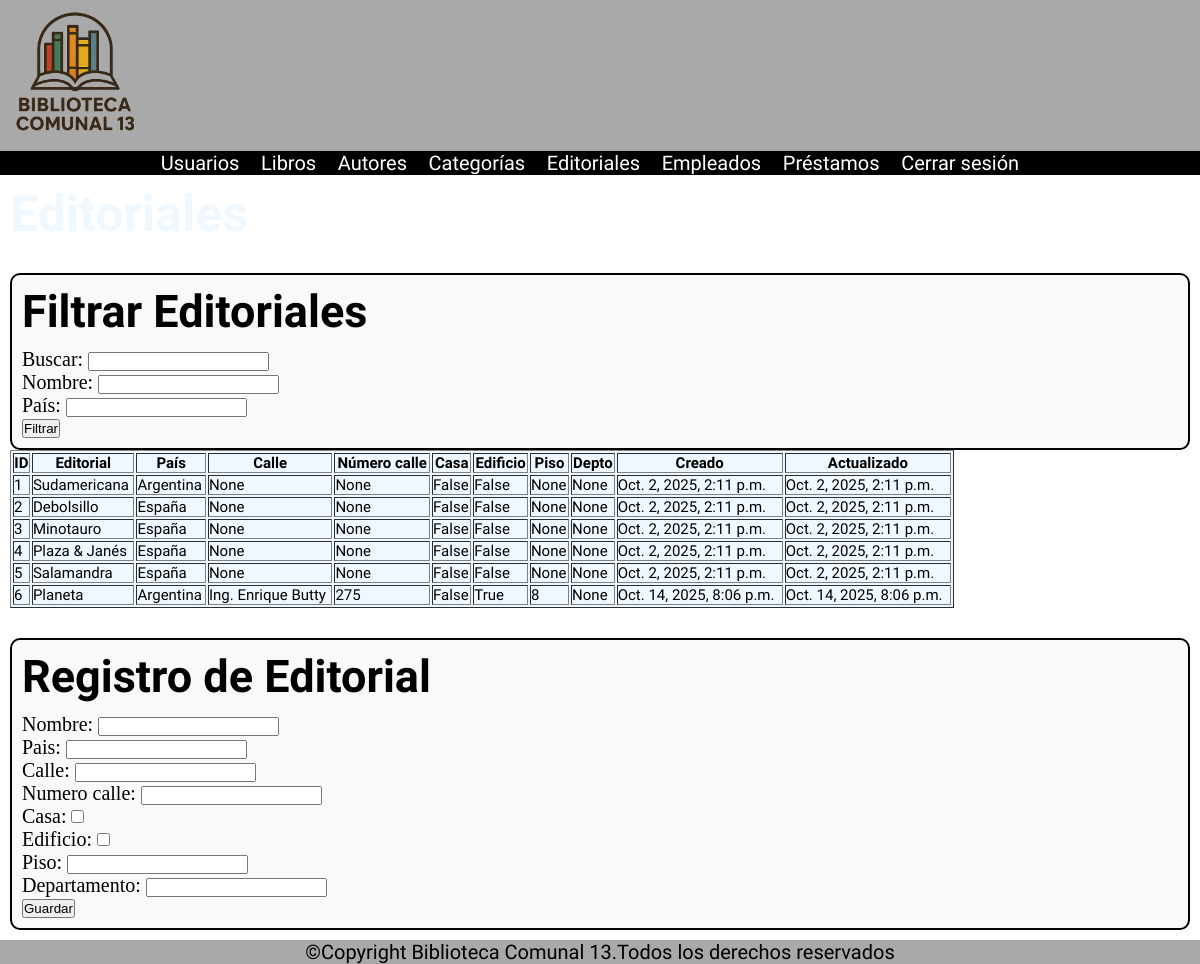
Page /editoriales/lista/ on the committed database.
### apps/editoriales/models.py (models this page shows, shortened)
class Editorial(models.Model):
    nombre = models.CharField(max_length=100, null=False, blank=False, db_column='nombre_editorial')
    pais = models.CharField(max_length=50, db_column='pais_editorial')
    calle = models.CharField(max_length=100, db_column='calle_editorial', null=True, blank=True)
    numero_calle = models.IntegerField(db_column='numero_calle_editorial', null=True, blank=True)
    casa = models.BooleanField(default=False, db_column='casa_editorial')
    edificio = models.BooleanField(default=False, db_column='edificio_editorial')
    piso = models.CharField(max_length=10, db_column='piso_editorial', null=True, blank=True)
    departamento = models.CharField(max_length=10, db_column='departamento_numero_casa_editorial', null=True, blank=True)
    created_at = models.DateTimeField(auto_now_add=True)
    updated_at = models.DateTimeField(auto_now=True)

### apps/editoriales/views.py (the view, shortened to what this page needs)
# urls.py: path('lista/',lista_editoriales,name='lista_editoriales')
def lista_editoriales(request):
    filtro_form = FiltroEditorialForm(request.GET or None)
    editoriales = Editorial.objects.all()
    if request.method == 'POST':
        form = EditorialForm(request.POST)
        if form.is_valid():
            form.save()
            return redirect('lista_editoriales')
    else:
        form = EditorialForm()
    return render(request, 'editoriales.html', {'form': form, 'editoriales': editoriales, 'filtro_form': filtro_form})

### apps/editoriales/forms.py
class EditorialForm(forms.ModelForm):
    class Meta:
        model = Editorial
        fields = '__all__'

class FiltroEditorialForm(forms.Form):
    q = forms.CharField(label='Buscar', required=False)
    nombre = forms.CharField(label='Nombre', required=False)
    pais = forms.CharField(label='País', required=False)

### templates/editoriales.html (shortened to what this page needs)
{% load static %}
<!DOCTYPE html>
<html lang="en">
<head>
    <link rel="stylesheet" href="{% static 'css/styles.css' %}">
</head>
<body>
  <header>
    <img src="{% static './multimedia/logo_BC13.png' %}" width="150">
  </header>
  <nav class="nav__flex font__white">
    <ul class="bona-nova-sc-regular">
      <li><a href="{% url 'lista_usuarios' %}">Usuarios</a></li>
      <li><a href="{% url 'lista_libros' %}">Libros</a></li>
      <li><a href="{% url 'lista_autores' %}">Autores</a></li>
      <li><a href="{% url 'lista_categorias' %}">Categorías</a></li>
      <li><a href="{% url 'lista_editoriales' %}">Editoriales</a></li>
      <li><a href="{% url 'lista_empleados' %}">Empleados</a></li>
      <li><a href="{% url 'lista_prestamos' %}">Préstamos</a></li>
      <li><a href="{% url 'index' %}">Cerrar sesión</a></li>
    </ul>
  </nav>
  <main>
    <h1 class="bona-nova-sc-bold font__white">Editoriales</h1>
    <div class="register__alldata">
      <h2 class="bona-nova-sc-bold">Filtrar Editoriales</h2>
      <form method="get">
          {{ filtro_form.as_p }}
          <button type="submit">Filtrar</button>
      </form>
    </div>
    <table border="1" class="bona-nova-sc-regular">
  <thead>
    <tr>
      <th><strong>ID</strong></th>
      <th><strong>Editorial</strong></th>
      <th><strong>País</strong></th>
      <th><strong>Calle</strong></th>
      <th><strong>Número calle</strong></th>
      <th><strong>Casa</strong></th>
      <th><strong>Edificio</strong></th>
      <th><strong>Piso</strong></th>
      <th><strong>Depto</strong></th>
      <th><strong>Creado</strong></th>
      <th><strong>Actualizado</strong></th>
    </tr>
  </thead>
  <tbody>
    {%for editorial in editoriales%}
    <tr>
      <td>{{editorial.id}}</td>
      <td>{{editorial.nombre}}</td>
      <td>{{editorial.pais}}</td>
      <td>{{editorial.calle}}</td>
      <td>{{editorial.numero_calle}}</td>
      <td>{{editorial.casa}}</td>
      <td>{{editorial.edificio}}</td>
      <td>{{editorial.piso}}</td>
      <td>{{editorial.departamento}}</td>
      <td>{{editorial.created_at}}</td>
      <td>{{editorial.updated_at}}</td>
    </tr>
    {% endfor %}
  </tbody>
</table>
<div class="register__alldata">
  <h2 class="bona-nova-sc-bold">Registro de Editorial</h2>
  <form method="post">
      {{ form.as_p }}
      <button type="submit">Guardar</button>
  </form>
</div>
  </main>
  <footer>
    <p class="bona-nova-sc-regular align__center">©Copyright Biblioteca Comunal 13.Todos los derechos reservados</p>
  </footer>
</body>
</html>

### static/css/styles.css (style rules this page uses)
* { margin: 0px; padding: 0px; }
html, body { width: 100%; height: 100%; margin: 0; font-size: 62.5%; background-image: url("../multimedia/background.jpg"); background-size: cover; }
main { flex: 1; padding: 1rem; }
header,footer { background-color: darkgrey; }
nav { background-color: black; height: auto; }
.align__center { text-align: center; }
p { font-size: 2rem; }
h1 { font-size: 5rem; }
h2 { font-size: 4.5rem; }
form { margin-top: 1rem; font-size: 1.8rem; }
table { background-color: aliceblue; width: 80%; }
td, th { font-size: 1.5rem; }
.font__white { color: aliceblue; }
.nav__flex { display: flex; justify-content: space-around; align-items: center; }
a { text-decoration: none; color: white; font-size: 2rem; }
ul > li { list-style: none; display: inline; margin-right: 20px; }
.register__alldata { margin-top: 3rem; padding: 1rem; border: 2px solid black; border-radius: 1rem; background-color: #f9f9f9; width: auto; }
.bona-nova-sc-regular { font-family: "Bona Nova SC", serif; font-weight: 400; font-style: normal; }
.bona-nova-sc-bold { font-family: "Bona Nova SC", serif; font-weight: 700; font-style: normal; }
@media (min-width: 1024px) and (max-width: 1279px) { .nav__flex { flex-direction: row; justify-content: space-around; } }
@media (min-width: 1024px) and (max-width: 1279px) { a { font-size: 2rem; } }
@media (min-width: 1024px) and (max-width: 1279px) { table { width: 80%; } }
@media (min-width: 1024px) and (max-width: 1279px) { header img { width: 150px; } }

### rows in the picture
Editorial: id "1", nombre "Sudamericana", pais "Argentina", calle "None", numero_calle "None", casa "False", edificio "False", piso "None", departamento "None", created_at "Oct. 2, 2025, 2:11 p.m.", updated_at "Oct. 2, 2025, 2:11 p.m."
Editorial: id "2", nombre "Debolsillo", pais "España", calle "None", numero_calle "None", casa "False", edificio "False", piso "None", departamento "None", created_at "Oct. 2, 2025, 2:11 p.m.", updated_at "Oct. 2, 2025, 2:11 p.m."
Editorial: id "3", nombre "Minotauro", pais "España", calle "None", numero_calle "None", casa "False", edificio "False", piso "None", departamento "None", created_at "Oct. 2, 2025, 2:11 p.m.", updated_at "Oct. 2, 2025, 2:11 p.m."
Editorial: id "4", nombre "Plaza & Janés", pais "España", calle "None", numero_calle "None", casa "False", edificio "False", piso "None", departamento "None", created_at "Oct. 2, 2025, 2:11 p.m.", updated_at "Oct. 2, 2025, 2:11 p.m."
Editorial: id "5", nombre "Salamandra", pais "España", calle "None", numero_calle "None", casa "False", edificio "False", piso "None", departamento "None", created_at "Oct. 2, 2025, 2:11 p.m.", updated_at "Oct. 2, 2025, 2:11 p.m."
Editorial: id "6", nombre "Planeta", pais "Argentina", calle "Ing. Enrique Butty", numero_calle "275", casa "False", edificio "True", piso "8", departamento "None", created_at "Oct. 14, 2025, 8:06 p.m.", updated_at "Oct. 14, 2025, 8:06 p.m."
